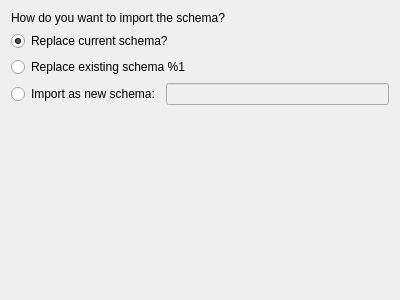
<?xml version="1.0" encoding="UTF-8"?>
<ui version="4.0">
 <class>KateHowToImportSchema</class>
 <widget class="QWidget" name="KateHowToImportSchema">
  <property name="geometry">
   <rect>
    <x>0</x>
    <y>0</y>
    <width>400</width>
    <height>300</height>
   </rect>
  </property>
  <layout class="QVBoxLayout" name="verticalLayout">
   <item>
    <widget class="QLabel" name="label">
     <property name="text">
      <string>How do you want to import the schema?</string>
     </property>
    </widget>
   </item>
   <item>
    <widget class="QRadioButton" name="radioReplaceCurrent">
     <property name="text">
      <string>Replace current schema?</string>
     </property>
     <property name="checked">
      <bool>true</bool>
     </property>
    </widget>
   </item>
   <item>
    <widget class="QRadioButton" name="radioReplaceExisting">
     <property name="text">
      <string>Replace existing schema %1</string>
     </property>
    </widget>
   </item>
   <item>
    <layout class="QHBoxLayout" name="horizontalLayout">
     <item>
      <widget class="QRadioButton" name="radioAsNew">
       <property name="text">
        <string>Import as new schema:</string>
       </property>
      </widget>
     </item>
     <item>
      <widget class="KLineEdit" name="newName">
       <property name="enabled">
        <bool>false</bool>
       </property>
      </widget>
     </item>
    </layout>
   </item>
   <item>
    <spacer name="verticalSpacer">
     <property name="orientation">
      <enum>Qt::Vertical</enum>
     </property>
     <property name="sizeHint" stdset="0">
      <size>
       <width>20</width>
       <height>179</height>
      </size>
     </property>
    </spacer>
   </item>
  </layout>
 </widget>
 <customwidgets>
  <customwidget>
   <class>KLineEdit</class>
   <extends>QLineEdit</extends>
   <header>klineedit.h</header>
  </customwidget>
 </customwidgets>
 <connections>
  <connection>
   <sender>radioAsNew</sender>
   <signal>toggled(bool)</signal>
   <receiver>newName</receiver>
   <slot>setEnabled(bool)</slot>
   <hints>
    <hint type="sourcelabel">
     <x>110</x>
     <y>110</y>
    </hint>
    <hint type="destinationlabel">
     <x>263</x>
     <y>110</y>
    </hint>
   </hints>
  </connection>
 </connections>
</ui>
